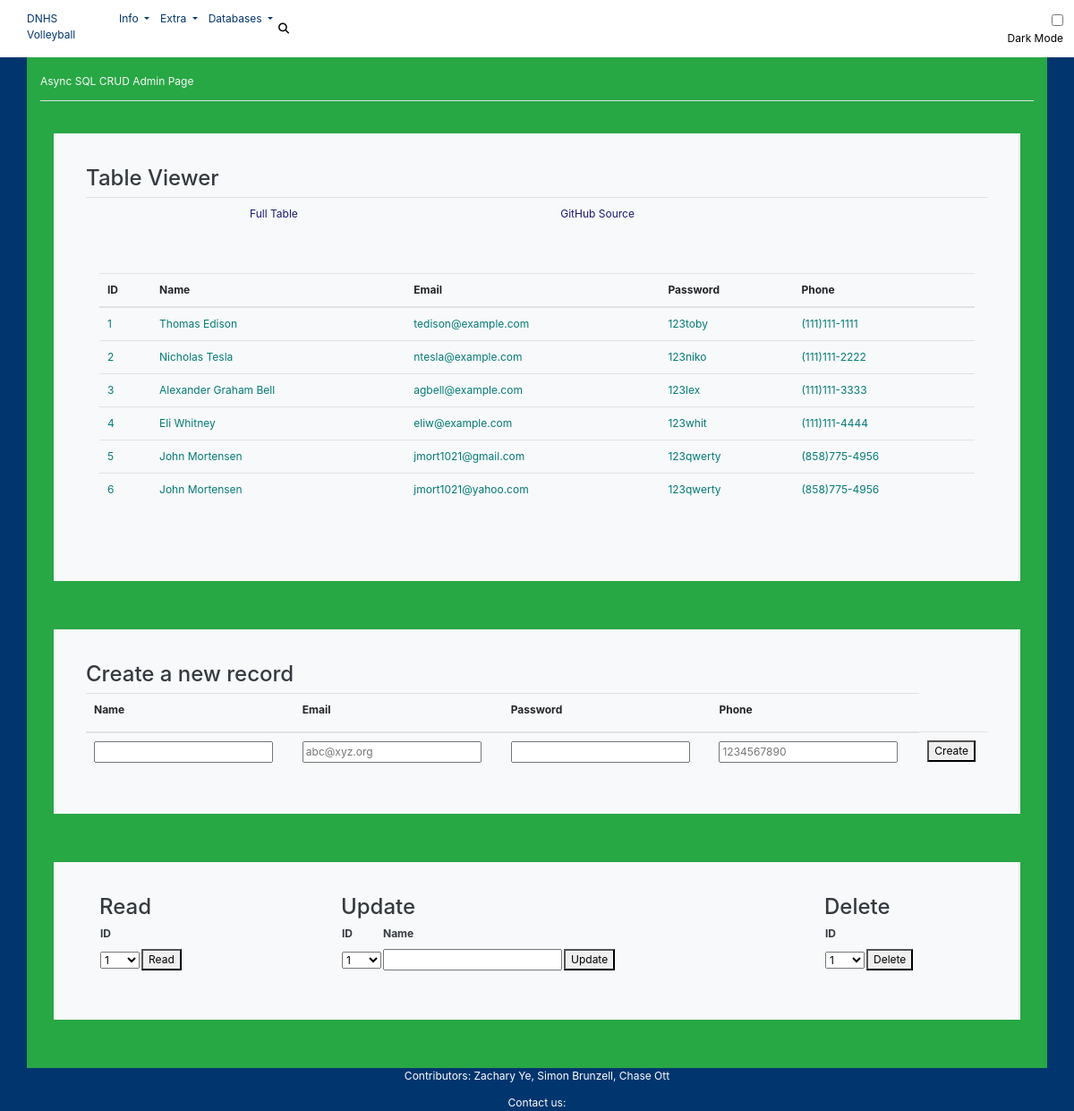
Before: /crud_api/ with the older database file.
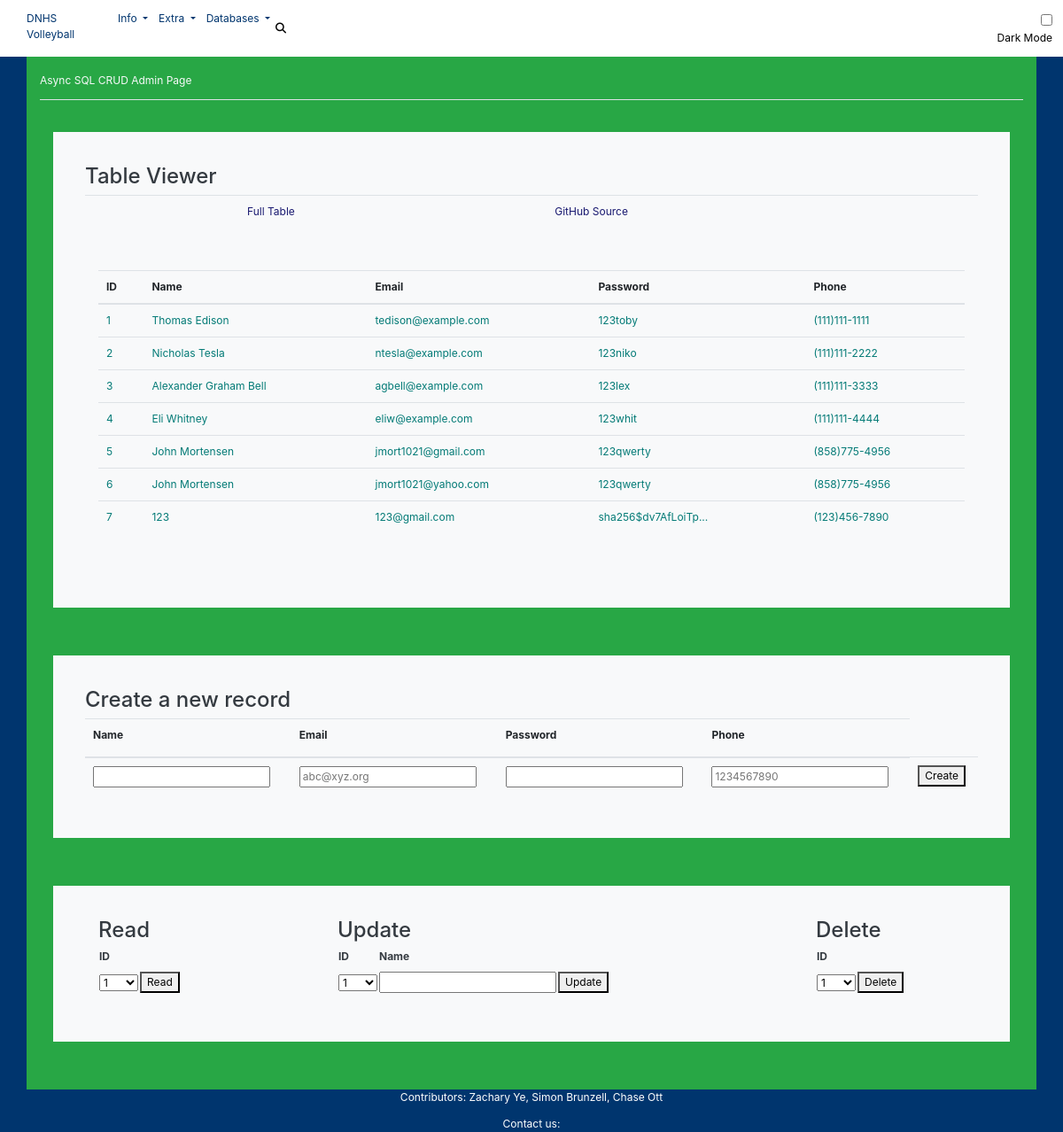
After: the same page with the newer database file.
### cruddy/model.py (models this page shows, shortened)
class Users(UserMixin, db.Model):
    userID = db.Column(db.Integer, primary_key=True)
    name = db.Column(db.String(255), unique=False, nullable=False)
    email = db.Column(db.String(255), unique=True, nullable=False)
    password = db.Column(db.String(255), unique=False, nullable=False)
    phone = db.Column(db.String(255), unique=False, nullable=False)
    def read(self):
        return {
            "userID": self.userID,
            "name": self.name,
            "email": self.email,
            "password": self.password,
            "phone": self.phone,
            "query": "by_alc"  # This is for fun, a little watermark
        }

### cruddy/app_crud_api.py (the view)
@app_crud_api.route('/')
def crud_api():
    return render_template("crud_async.html", table=users_all())

### cruddy/query.py (called while the page is built)
def users_all():
    return users_all_alc()

def users_all_alc():
    table = Users.query.all()
    json_ready = [peep.read() for peep in table]
    return json_ready

### cruddy/templates/cruddy/crud_async.html (shortened to what this page needs)
<!DOCTYPE html>
{% extends "layouts/base.html" %}
{% block body %}
<div class="container py-4 text-light bg-success">
  <header class="pb-3 mb-4 border-bottom">
    <div class="d-flex align-items-center text-light text-decoration-none">
      <span class="fs-4">Async SQL CRUD Admin Page</span>
    </div>
  </header>
  <div class="container py-4">
    <div class="p-5 mb-4 bg-light text-dark rounded-3">
      <h2>Table Viewer</h2>
      <div class="row align-items-md-stretch">
        <table class="table">
          <tbody>
          <tr>
            <td></td>
            <td></td>
            <td><a href={{url_for('crud_api.crud_api')}}>Full Table </a></td>
            <td><a href="https://github.com/nighthawkcoders/nighthawk_csp/tree/master/crud">GitHub Source</a></td>
          </tr>
          </tbody>
        </table>
      </div>
      <div class="row align-items-md-stretch">
        <div class="container-fluid py-5">
          <table class="table" id="users">
            <thead>
            <tr>
              <th>ID</th>
              <th>Name</th>
              <th>Email</th>
              <th>Password</th>
              <th>Phone</th>
            </tr>
            </thead>
            <tbody id="result">
            {% for row in table %}
            {% set pn = "" ~ row['phone'] %}
            {% set pnf = "(" ~ pn[0:3] ~ ")" ~ pn[3:6] ~ "-" ~ pn[6:10] %}
            <tr>
              <td>{{ row['userID'] }}</td>
              <td>{{ row['name'] }}</td>
              <td>{{ row['email'] }}</td>
              <td>{{ row['password'] | truncate(20) }}</td>
              <td>{{ pnf }}</td>
            </tr>
            {% endfor %}
            </tbody>
          </table>
        </div>
      </div>
    </div>
  </div>
  <div class="container py-4">
    <div class="p-5 mb-4 bg-light text-dark rounded-3">
      <h2>Create a new record</h2>
      <table class="table">
        <thead>
        <tr>
          <th><label for="name">Name</label></th>
          <th><label for="email">Email</label></th>
          <th><label for="password">Password</label></th>
          <th><label for="phone">Phone</label></th>
        </tr>
        </thead>
        <tbody>
        <tr>
          <td><input type="text" name="name" id="name" required></td>
          <td><input type="email" name="email" id="email" placeholder="abc@xyz.org" required></td>
          <td><input type="password" name="password" id="password" required></td>
          <td><input type="tel" name="phone" id="phone" pattern="[0-9]{10}" placeholder="1234567890" required></td>
          <td ><button onclick="create_User()">Create</button></td>
        </tr>
        </tbody>
      </table>
    </div>
  </div>
  <div class="container py-4">
    <div class="row mb-4 bg-light text-dark rounded-3">
      <div class="col-md-3">
        <div class="p-5 mb-4 bg-light text-dark rounded-3">
          <h2>Read</h2>
          <table id="read_table">
            <tr><th><label for="read_userid">ID</label></th></tr>
            <tr>
              <td>
                <select name="userid" id="read_userid">
                  <optgroup id="ogr_userid" label="userid" >
                    {% for row in table %}
                    <option id="option" label="{{ row['userID'] }}">{{ row['userID'] }}</option>
                    {% endfor %}
                  </optgroup>
                </select>
              </td>
              <td>
                <button onclick="read_User()">Read</button>
              </td>
            </tr>
          </table>
        </div>
      </div>
      <div class="col-md-6">
        <div class="p-5 mb-4 bg-light text-dark rounded-3">
          <h2>Update</h2>
          <table id="update_table">
            <tr>
              <th><label for="update_userid">ID</label></th>
              <th><label for="update_name">Name</label></th>
            </tr>
            <tr>
              <td>
                <select name="userid" id="update_userid">
                  <optgroup id="ogu_userid" label="userid" >
                    {% for row in table %}
                    <option label="{{ row['userID'] }}">{{ row['userID'] }}</option>
                    {% endfor %}
                  </optgroup>
                </select>
              </td>
              <td><input type="text" name="name" id="update_name" required></td>
              <td> <button onclick="update_User()">Update</button>
              </td>
            </tr>
          </table>
        </div>
      </div>
      <div class="col-md-3">
        <div class="p-5 mb-4 bg-light text-dark rounded-3">
          <h2>Delete</h2>
          <table id="read_table">
            <tr><th><label for="delete_userid">ID</label></th></tr>
            <tr>
              <td>
                <select name="userid" id="delete_userid">
                  <optgroup id="ogd_userid" label="userid">
                    {% for row in table %}
                    <option label="{{ row['userID'] }}">{{ row['userID'] }}</option>
                    {% endfor %}
                  </optgroup>
                </select>
              </td>
              <td><button onclick="delete_User()">Delete</button></td>
            </tr>
          </table>
        </div>
      </div>
    </div>
  </div>
</div>
{% endblock %}

### templates/layouts/base.html (shortened to what this page needs)
<!DOCTYPE HTML>
<head>
    <link rel="stylesheet" href="https://stackpath.bootstrapcdn.com/bootstrap/4.3.1/css/bootstrap.min.css">
    <link rel="stylesheet" href="https://cdnjs.cloudflare.com/ajax/libs/font-awesome/4.7.0/css/font-awesome.min.css">
</head>
<body>
{% include "layouts/navbar.html" %}
{% block body %}{% endblock %}
</body>
</html>
<div class="footer">
    <p>Contributors: Zachary Ye, Simon Brunzell, Chase Ott</p>
    <p> Contact us: </p>
</div>

### templates/layouts/navbar.html (shortened to what this page needs)
<head>
</head>
<body>
    <nav class="navbar navbar-expand-lg navbar-light" style="background-color: rgb(255,255,255);">
        <div class="collapse navbar-collapse" id="navbarNavAltMarkup">
            <div class="navbar-nav">
                <a class="nav-link" style="color: #00356e" href={{ url_for('index') }}>DNHS Volleyball </a>
                <div class="collapse navbar-collapse" id="navbarSupportedContent">
                    <ul class="navbar-nav mr-auto">
                        <li class="nav-item dropdown">
                            <a class="nav-link dropdown-toggle" href="#" id="navbarStarters" style="color: #00356e" role="button" data-toggle="dropdown" aria-haspopup="true" aria-expanded="false">
                                Info
                            </a>
                        </li>
                        <li class="nav-item dropdown">
                            <a class="nav-link dropdown-toggle" href="#" id="navbarStarters" style="color: #00356e" role="button" data-toggle="dropdown" aria-haspopup="true" aria-expanded="false">
                                Extra
                            </a>
                        </li>
                        <li class="nav-item dropdown">
                            <a class="nav-link dropdown-toggle" href="#" id="navbarStarters" style="color: #00356e" role="button" data-toggle="dropdown" aria-haspopup="true" aria-expanded="false">
                                Databases
                            </a>
                        </li>
                        <div style="display: flex; align-items: center" onclick="showSearch()">
                            <i style="color: black" class="fas fa-search"></i>
                        </div>
                        <div class="toggle-container">
                            <input type="checkbox" id="darkSwitch" name="theme" /><label for="switch"> Dark Mode</label>
                        </div>
                    </ul>
                </div>
            </div>
        </div>
    </nav>
</body>

### templates/layouts/base.html (style rules this page uses)
html, body { margin: 0; height: 100%; animation: fadein 2s; -moz-animation: fadein 2s; -webkit-animation: fadein 2s; -o-animation: fadein 2s; background-color: #00356e; color: var(--white); font-size: 1vw; }
a { color: midnightblue; }
.row { margin: auto; }
.footer { position: relative; left: 0; bottom: 0; width: 100%; background-color: #00356e; color: white; text-align: center; }

### templates/layouts/navbar.html (style rules this page uses)
nav.navbar { position: relative; }
.nav-link { position: relative; }
.nav-link::before { position: absolute; border-bottom: 2px solid transparent; content: ""; left: 0%; right: 0; bottom: 0; }
#result { color: var(--turqoise) }
.toggle-container { margin-left: 800px; margin-top: 10px; text-align: right; color: black; }

Changed rows visible on the page:
added Users: userID "7", name "123", email "123@gmail.com", password "sha256$dv7AfLoiTp...", pnf "(123)456-7890"
